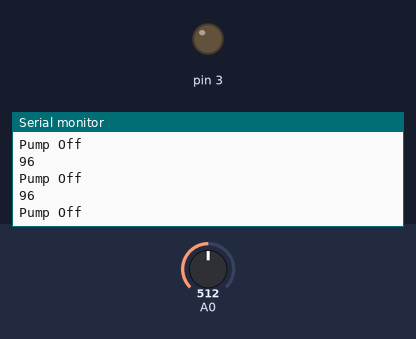
Bench run of a sketch on a simulated Arduino Uno, built with avr-gcc and run on an emulated ATmega328P. On the bench: output pins drawn as LEDs (lit = HIGH), the last lines printed to the serial monitor. The inputs (shaded band) are chosen by the test bench; at power-on: A0 = 512.

Above: at 1.2 s.
1.3 s: A0 set to 584
At 1.9 s:
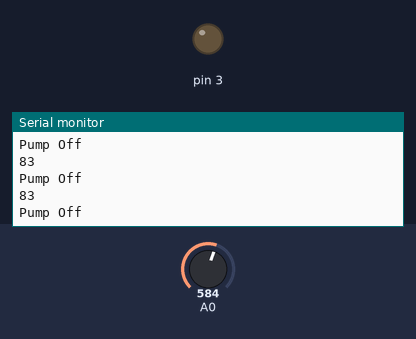
4.3 s: A0 set to 610
At 5.2 s:
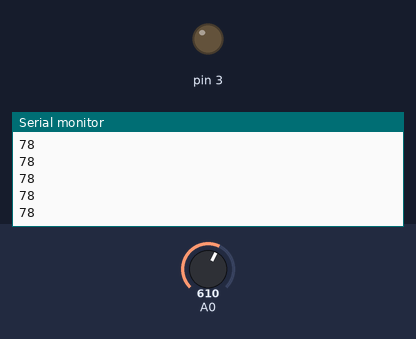
Timing chart, 0 to 7.3 s (numbered marks = the images above; inputs shaded):
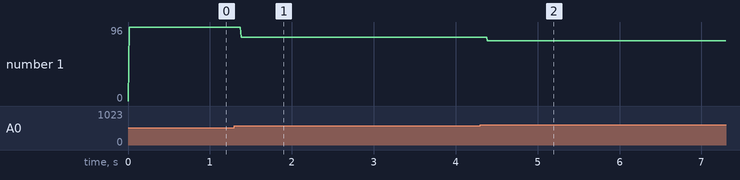

Measured:
- the behaviour switches between 596 and 597 on A0 (found by bisection; images 1 and 2)
- after the input at 1.3 s, the serial monitor: prints a new line after 0.08 s (image 1)
- after the input at 4.3 s, the serial monitor: prints a new line after 0.09 s (image 2)
- plotted number 1: 96 → 83 after the input at 1.3 s, 83 → 7 after the input at 4.3 s

The sketch:

Smart_Irrigation_Code.ino
```cpp
int soilMoistureValue = 0;

int percentage=0;

void setup() {

  pinMode(3,OUTPUT);

  Serial.begin(9600);

}

void loop() {

soilMoistureValue = analogRead(A0);

Serial.println(percentage);

percentage = map(soilMoistureValue, 490, 1023, 100, 0);

if(percentage < 10)

{

  Serial.println(" Pump On");

  digitalWrite(3,LOW);

}

if(percentage >80)

{

  Serial.println("Pump Off");

  digitalWrite(4,HIGH);

}

}
```
